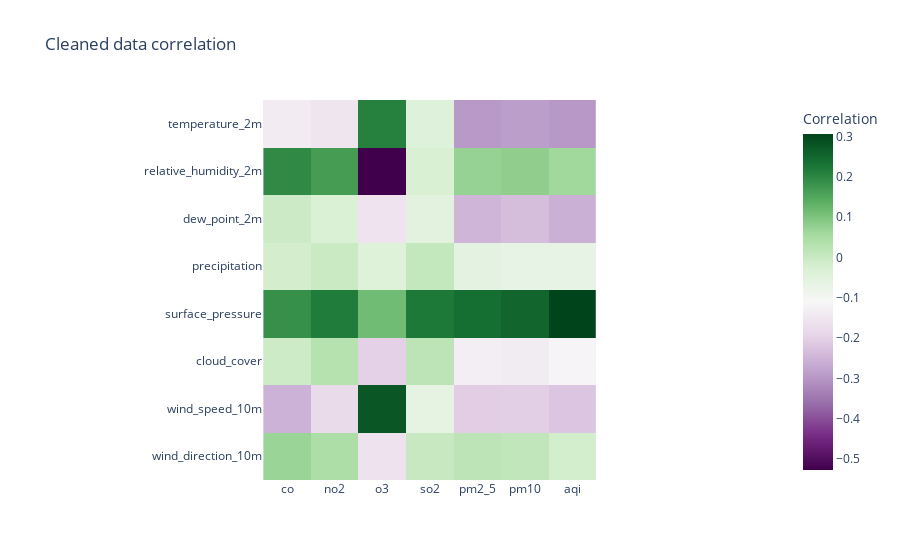

Notebook code cell kept with this figure:
### Markdown cell above
Correlation of data with no interpolation

### Code cell
plotCorrelationMatrix(cleaned_weather_df, cleaned_air_df, "Cleaned data correlation")

### Figure 1 — Plotly figure (JSON) as saved in the notebook; plotly's stock layout.template omitted (floating-point values rounded to 4 significant figures)
{"data": [{"coloraxis": "coloraxis", "hovertemplate": "x: %{x}<br>y: %{y}<br>Correlation: %{z}<extra></extra>", "name": "0", "type": "heatmap", "x": ["co", "no2", "o3", "so2", "pm2_5", "pm10", "aqi"], "xaxis": "x", "y": ["temperature_2m", "relative_humidity_2m", "dew_point_2m", "precipitation", "surface_pressure", "cloud_cover", "wind_speed_10m", "wind_direction_10m"], "yaxis": "y", "z": [[-0.1382, -0.1538, 0.2085, -0.04247, -0.2958, -0.2885, -0.2978], [0.1955, 0.1664, -0.5269, -0.02739, 0.07348, 0.07929, 0.0616], [-0.00379, -0.03406, -0.1574, -0.0552, -0.2469, -0.2351, -0.2571], [-0.01682, -0.003155, -0.04156, 0.006333, -0.05889, -0.06656, -0.06589], [0.1856, 0.2171, 0.1141, 0.2206, 0.2366, 0.2529, 0.3058], [-0.008422, 0.03023, -0.1983, 0.01922, -0.1318, -0.1397, -0.1176], [-0.2542, -0.1771, 0.2757, -0.06237, -0.2057, -0.2041, -0.2198], [0.06871, 0.04348, -0.1612, 0.002921, 0.01843, 0.01246, -0.01821]]}], "layout": {"coloraxis": {"colorbar": {"title": {"text": "Correlation"}}, "colorscale": [[0, "rgb(64,0,75)"], [0.1, "rgb(118,42,131)"], [0.2, "rgb(153,112,171)"], [0.3, "rgb(194,165,207)"], [0.4, "rgb(231,212,232)"], [0.5, "rgb(247,247,247)"], [0.6, "rgb(217,240,211)"], [0.7, "rgb(166,219,160)"], [0.8, "rgb(90,174,97)"], [0.9, "rgb(27,120,55)"], [1, "rgb(0,68,27)"]]}, "title": {"text": "Cleaned data correlation"}, "xaxis": {"anchor": "y", "constrain": "domain", "domain": [0, 1], "scaleanchor": "y"}, "yaxis": {"anchor": "x", "autorange": "reversed", "constrain": "domain", "domain": [0, 1]}}}
